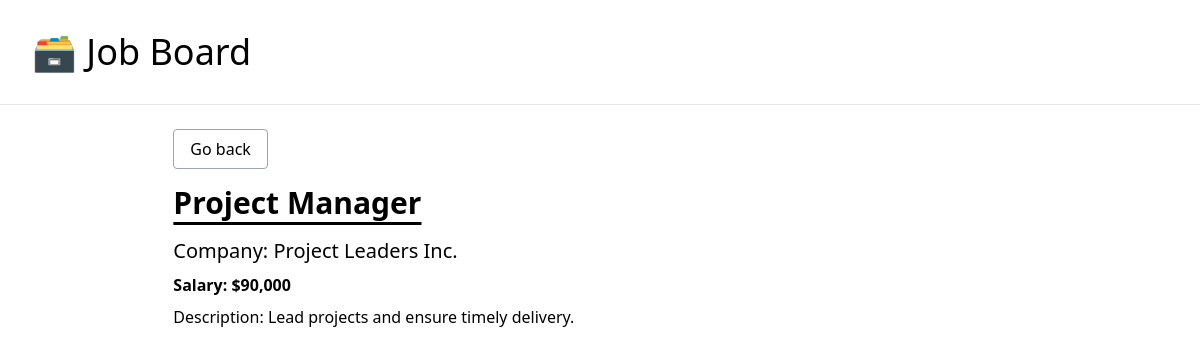
Page /job/6 on the committed database.
### job_board/models.py (models this page shows, shortened)
class JobPosting(models.Model):
    title = models.CharField(max_length=100)
    description = models.TextField()
    company = models.CharField(max_length=100)
    salary = models.IntegerField()
    is_active = models.BooleanField(default=False)

### job_board/views.py (the view)
# urls.py: path("job/<int:pk>", job_detail, name="job-detail"),
def job_detail(request, pk):
    job_postings = get_object_or_404(JobPosting, pk=pk, is_active=True)
    context = {"posting": job_postings}
    return render(request, "job_board/detail.html", context)

### job_board/templates/job_board/detail.html
{% extends 'job_board/_base.html' %}
{% load humanize %}
{% block content %}
<div class="w-10/12 mx-auto">
    <p class="pb-6"><a href="{% url 'home' %}" class="border border-gray-400 rounded px-4 py-2 hover:bg-gray-200">Go back</a></p>
    <h1 class="text-3xl font-semibold pb-4 underline underline-offset-8">{{posting.title}}</h1>
    <p class="pb-2 text-xl">Company: {{posting.company}}</p>
    <p class="pb-2 font-semibold">Salary: ${{posting.salary|intcomma}}</p>
    <p>Description: {{posting.description}}</p>
</div>
{% endblock content %}

### rows in the picture
JobPosting: title "Project Manager", company "Project Leaders Inc.", salary "90,000", description "Lead projects and ensure timely delivery."
